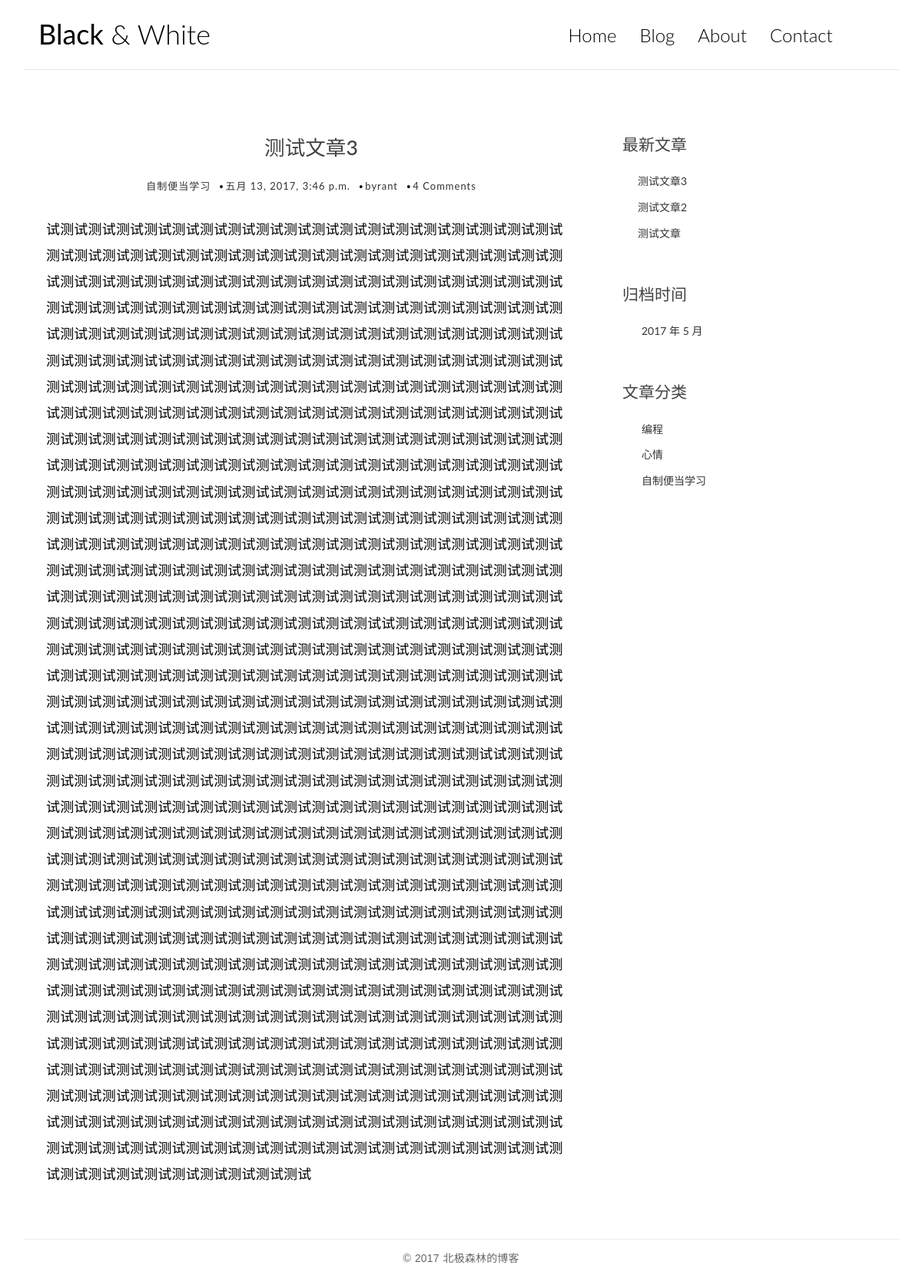
The app's page /post/3/, older data.
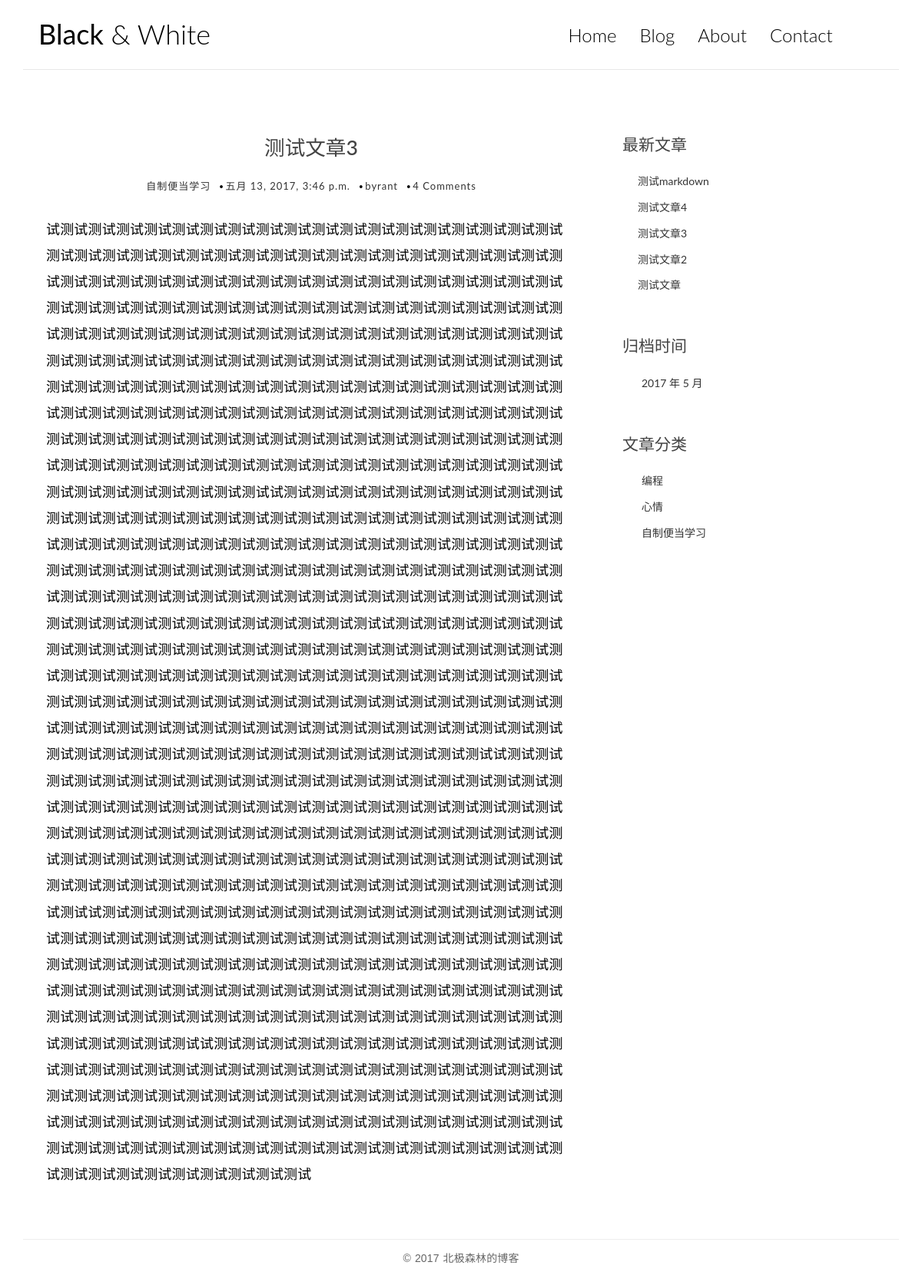
The same page, newer data.
### blog_main_part/models.py (models this page shows, shortened)
class Post(models.Model):
    title = models.CharField(max_length=80)
    body = models.TextField()
    created_time = models.DateTimeField(auto_now_add=True)
    modified_time = models.DateTimeField(auto_now_add=True)
    excerpt = models.CharField(max_length=200, blank=True)
    category = models.ForeignKey(Category)
    tags = models.ManyToManyField(Tag, blank=True)
    author = models.ForeignKey(User)
    class Meta:
        ordering = ['-created_time']
        ordering = ['-modified_time']
    def get_absolute_url(self):
        return reverse('blog_main_part:detail', kwargs={'my_args': self.id})

class Category(models.Model):
    name = models.CharField(max_length=100)

### blog_main_part/views.py (the view)
# urls.py: url(r'^post/(?P<my_args>\d+)/$', views.detail, name='detail'),
def detail(request, my_args):
    post = get_object_or_404(Post, id=int(my_args))
    post.body = markdown.markdown(post.body,
                                  extensions=[
                                      'markdown.extensions.extra',
                                      'markdown.extensions.codehilite',
                                      'markdown.extensions.toc',
                                  ])
    return render(request, 'blog_main_part/detail.html', {'post': post})

### blog_main_part/templatetags/blog_main_part_tags.py (called while the page is built)
@register.simple_tag  # 这样这个函数就能在模板中用便签语法了（ {%  %} )
def get_recent_posts(num=5):
    return Post.objects.all()[:num]

@register.simple_tag  # 如法炮制
def archives():
    return Post.objects.dates('created_time', 'month', order='DESC')

@register.simple_tag  # 如法炮制
def get_categories():
    return Category.objects.all()

### blog_main_part/templates/blog_main_part/detail.html
{% extends 'blog_main_part/base.html' %}
{% block main %}
	<article class="post post-1">
		<header class="entry-header">
			<h1 class="entry-title">{{ post.title }}</h1>
			<div class="entry-meta">
				<span class="post-category">
					<a href="#">{{ post.category.name }}</a>
				</span>
				<span class="post-date">
					<a href="#">
						<time class="entry-date" datetime="{{ post.created_time }}">{{ post.created_time }}</time>
					</a>
				</span>
				<span class="post-author">
					<a href="#">{{ post.author }}</a>
				</span>
				<span class="comments-link">
					<a href="#">4 Comments</a>
				</span>
			</div>
		</header>
		<div class="entry-content clearfix">
			{{ post.body|safe }}
		</div>
	</article>
{% endblock main %}

### blog_main_part/templates/blog_main_part/base.html (shortened to what the changed rows need)
{% load blog_main_part_tags %}
<!DOCTYPE html>
<html>
    <head>
        {% load staticfiles %}
        <link rel="stylesheet" href="reset_firstly.css">
        <link rel="stylesheet" href="{% static 'blog_main_part/css/bootstrap.min.css' %}">
        <link rel="stylesheet" href="http://code.ionicframework.com/ionicons/2.0.1/css/ionicons.min.css">
        <link rel="stylesheet" href="{% static 'blog_main_part/css/pace.css' %}">
        <link rel="stylesheet" href="{% static 'blog_main_part/css/custom.css' %}">
    </head>
    <body>
        <div class="container">
            <header id="site-header">
                <div class="row">
                    <div class="col-md-4 col-sm-5 col-xs-8">
                        <div class="logo">
                            <h1>
                                <a href="{% url 'blog_main_part:index' %}">
                                    <b>Black</b>
                                    &amp; White</a>
                            </h1>
                        </div>
                    </div>
                </div>
            </header>
        </div>
        <div class="content-body">
            <div class="container">
                <div class="row">
                    <main class="col-md-8">
                        {% block main %}{% endblock main %}
                    </main>
                    <aside class="col-md-4">
                        <div class="widget widget-recent-posts">
                            {% get_recent_posts as recent_post_list %}
                            <ul>
                                {% for post in recent_post_list %}
                                    <li>
                                        <a href="{{ post.get_absolute_url }}">{{ post.title }}</a>
                                    </li>
                                {% endfor %}
                            </ul>
                        </div>
                        <div class="widget widget-archives">
                            {% archives as date_list %}
                            <ul>
                                {% for date in date_list %}
                                    <li>
                                        <a href="#">{{ date.year }}
                                            年
                                            {{ date.month }}
                                            月</a>
                                    </li>
                                {% endfor %}
                            </ul>
                        </div>
                        <div class="widget widget-category">
                            {% get_categories as category_list %}
                            <ul>
                                {% for category in category_list %}
                                    <li>
                                        <a href="#">{{ category.name }}</a>
                                    </li>
                                {% endfor %}
                            </ul>
                        </div>
                    </aside>
                </div>
            </div>
        </div>
    </body>
</html>

Row changes from the older to the newer data that the page shows:
added Post: title "测试markdown"
added Post: title "测试文章4"
